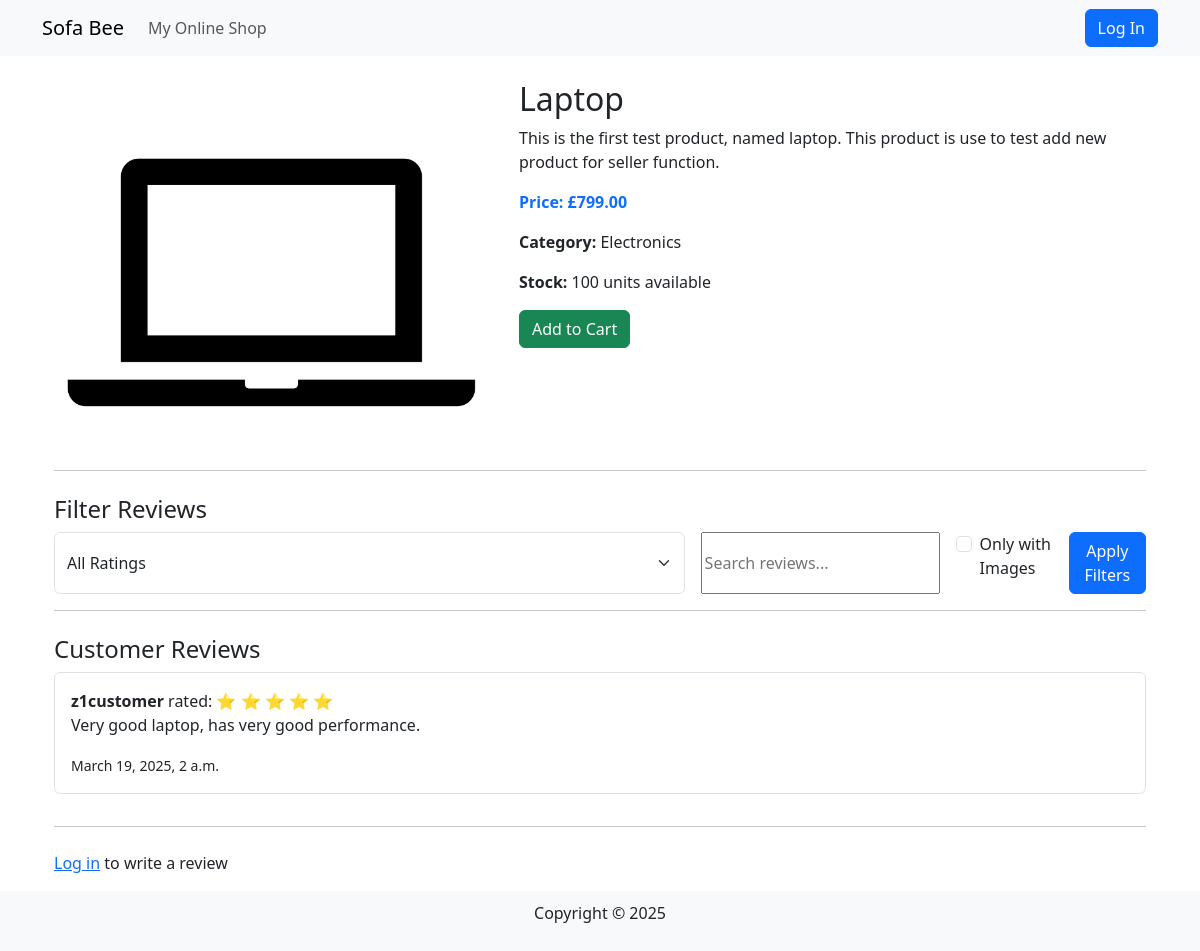
The page /products/1/ on the database as committed earlier.
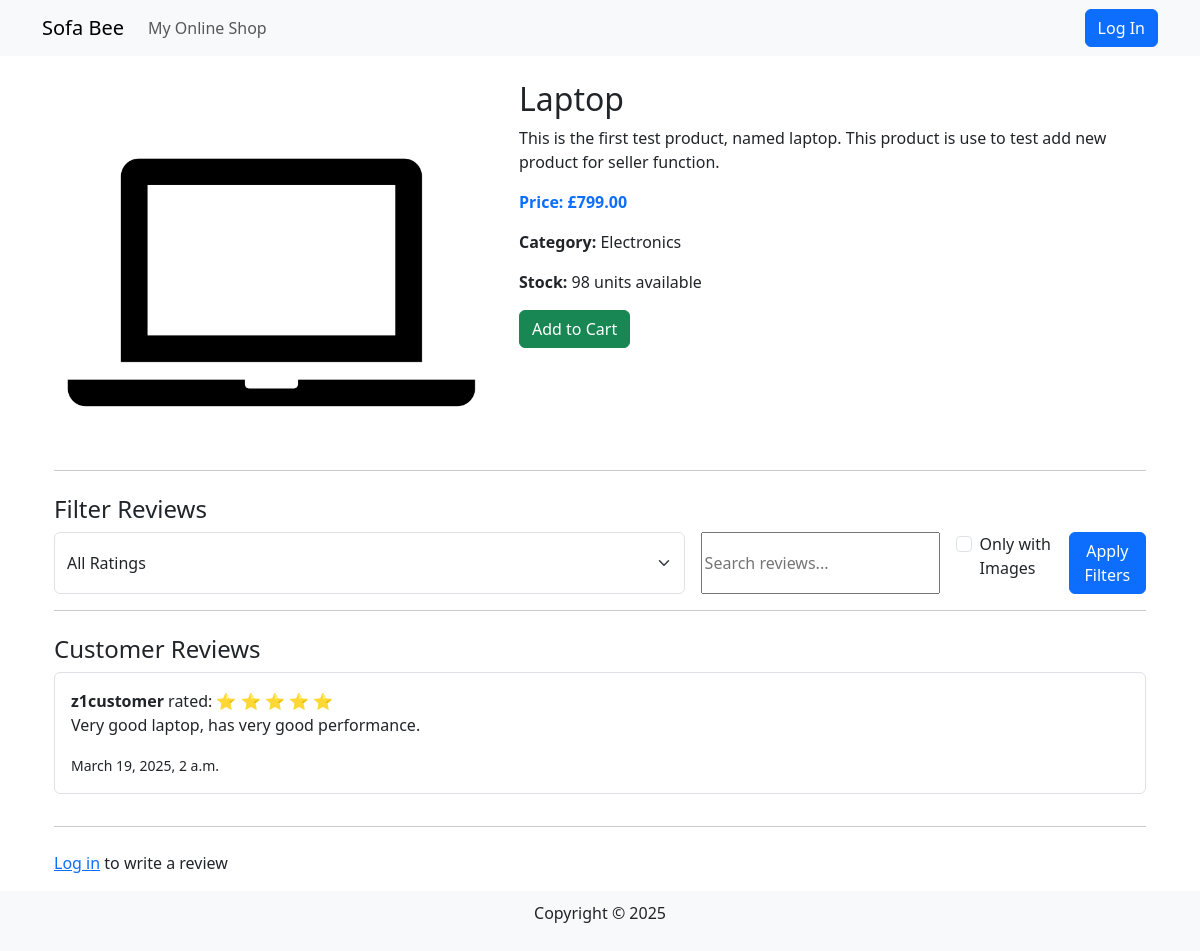
The same page on the database as committed later.
### products/models.py (models this page shows, shortened)
class Product(models.Model):
    name = models.CharField(max_length=255)
    description = models.TextField()
    price = models.DecimalField(max_digits=10, decimal_places=2)
    category = models.ForeignKey(Category, on_delete=models.SET_NULL, null=True, blank=True)
    image = models.ImageField(upload_to='products/', blank=True, null=True)
    seller = models.ForeignKey(User, on_delete=models.CASCADE, null=True, blank=True)
    stock = models.PositiveIntegerField(default=0)
    created_at = models.DateTimeField(auto_now_add=True)

class Category(models.Model):
    name = models.CharField(max_length=255, unique=True)
    description = models.TextField(blank=True)

### products/views.py (the view, shortened to what this page needs)
# urls.py: path('<int:product_id>/', product_detail, name='product_detail'),
def product_detail(request, product_id):
    product = get_object_or_404(Product, id=product_id)
    if product is None:
        return render(request, "404.html", {"message": "No Product matches the given query."}, status=404)
    reviews = product.reviews.all()
    variants = ProductVariant.objects.filter(product=product)
    has_variants = variants.exists()
    """
    # handle review filter
    for review in reviews:
        review["rating"] = int(review["rating"])
        review["stars"] = range(review["rating"])
    """
    attributes = {}
    variants_json = []
    default_variant = None
    if has_variants:
        try:
            default_variant = variants.get(is_default=True)
        except ProductVariant.DoesNotExist:
            default_variant = variants.first()
    if request.method == 'POST':
        form = ReviewForm(request.POST, request.FILES)
        if form.is_valid():
            review = form.save(commit=False)
            review.product = product
            review.user = request.user
            review.save()
            messages.success(request, "Your review has been submitted!")
            return redirect('products:product_detail', product_id=product.id)
    else:
        form = ReviewForm()
    context = {
        "product": product,
        "reviews": reviews,
        "form": form,
        "has_variants": has_variants,
        "attributes": list(attributes.values()),
        "variants_json": json.dumps(variants_json, cls=DjangoJSONEncoder),
        "default_variant": default_variant
    }
    return render(request, "products/product_detail.html", context)

### reviews/forms.py
class ReviewForm(forms.ModelForm):
    class Meta:
        model = Review
        fields = ['rating', 'comment', 'image']
        widgets = {
            'rating': forms.Select(attrs={'class': 'form-select'}),
            'comment': forms.Textarea(attrs={'class': 'form-control'}),
            'image': forms.FileInput(attrs={'class': 'form-control'}),
        }

### cart/context_processors.py (called while the page is built)
def cart_processor(request):
    cart = None
    cart_total_items = 0
    if request.user.is_authenticated:
        try:
            cart = Cart.objects.get(user=request.user)
            cart_total_items = cart.items.count()
        except Cart.DoesNotExist:
            pass
    return {
        'cart': cart,
        'cart_total_items': cart_total_items
    }

### reviews/models.py (called while the page is built)
    def get_stars(self):
        return range(self.rating)

### products/templates/products/product_detail.html (shortened to what the changed rows need)
{% extends "base.html" %}
{% block content %}
<div class="container mt-4">
    <div class="row">
        <div class="col-md-5">
            {% if product.image %}
            <img src="{{ product.image.url }}" alt="{{ product.name }}" class="img-fluid">
            {% else %}
            <div class="text-center py-5 bg-light">No Image Available</div>
            {% endif %}
        </div>
        <div class="col-md-7">
            <h2>{{ product.name }}</h2>
            <p>{{ product.description }}</p>
            {% if has_variants %}
                <div id="variant-selection" class="mb-3">
                    {% for attribute in attributes %}
                        <div class="mb-3">
                            <label class="form-label"><strong>{{ attribute.name }}:</strong></label>
                            <div class="btn-group attribute-options" role="group" data-attribute-id="{{ attribute.id }}">
                                {% for value in attribute.values %}
                                    <input type="radio" class="btn-check attribute-value" name="attr_{{ attribute.id }}"
                                           id="attr_{{ attribute.id }}_{{ value.id }}" value="{{ value.id }}"
                                           autocomplete="off" {% if forloop.first %}checked{% endif %}>
                                    <label class="btn btn-outline-primary" for="attr_{{ attribute.id }}_{{ value.id }}">{{ value.value }}</label>
                                {% endfor %}
                            </div>
                        </div>
                    {% endfor %}
                </div>
                <p class="text-primary"><strong>Price: £<span id="variant-price">
                    {% if default_variant %}{{ default_variant.price }}{% else %}{{ product.price }}{% endif %}
                </span></strong></p>
                <p><strong>Stock:</strong> <span id="variant-stock">
                    {% if default_variant %}{{ default_variant.stock }}{% else %}{{ product.stock }}{% endif %}
                </span> units available</p>
                <button class="btn btn-success" id="add-to-cart-btn">Add to Cart</button>
            {% else %}
                <p class="text-primary"><strong>Price: £{{ product.price }}</strong></p>
                <p><strong>Category:</strong> {{ product.category.name }}</p>
                <p><strong>Stock:</strong> {{ product.stock }} units available</p>
                <button class="btn btn-success" onclick="addToCart({{ product.id }})">Add to Cart</button>
            {% endif %}
        </div>
    </div>
</div>
{% endblock %}

Rows that differ between the two databases and show on the page:
changed Product "Laptop": stock "100" → "98"
